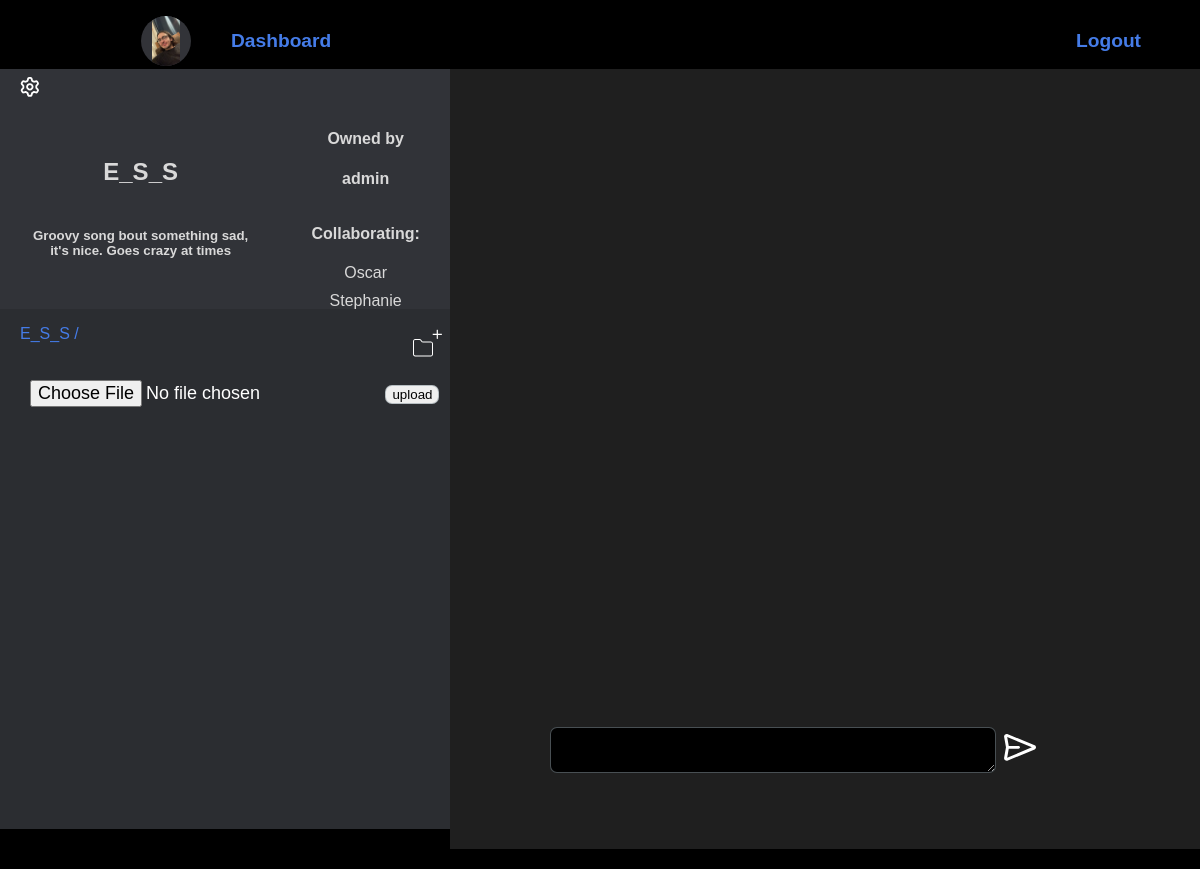
The page /repository/40 (signed in) on the database as committed earlier.
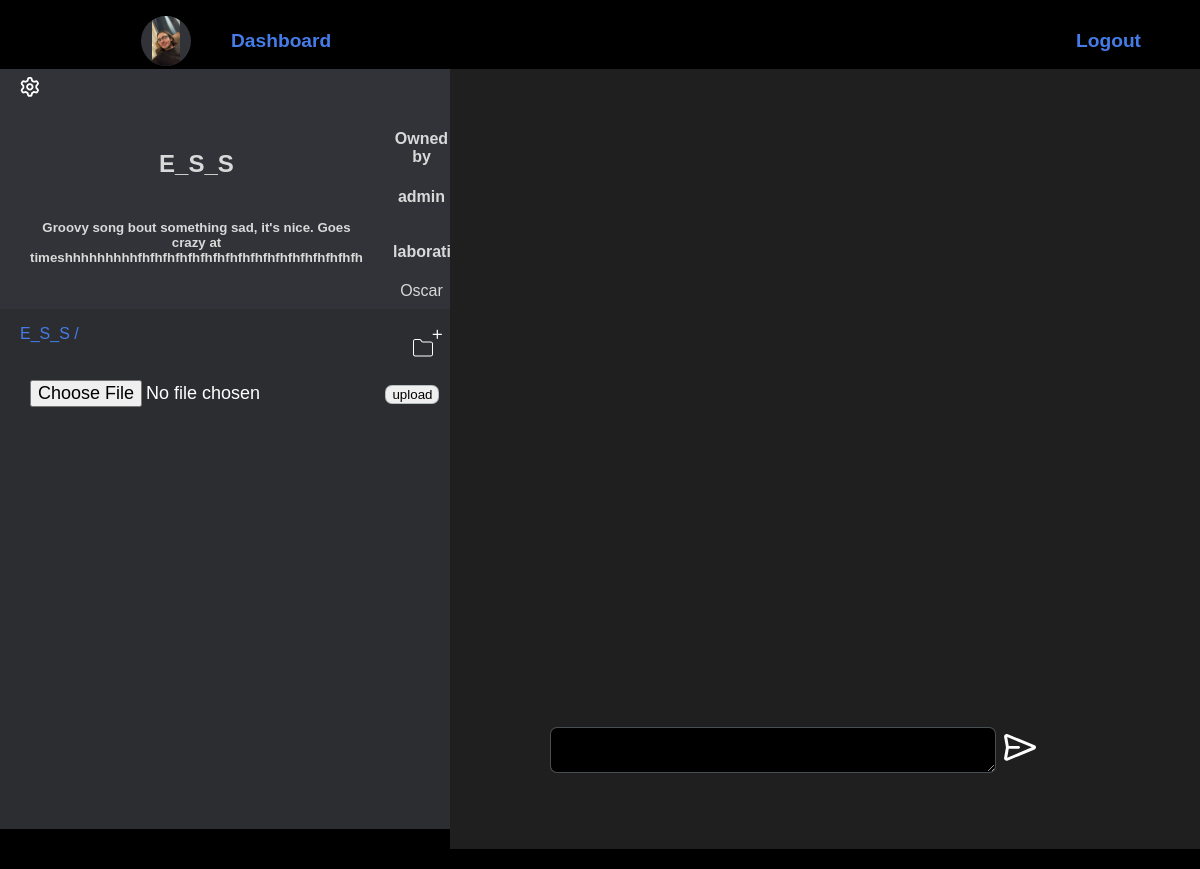
The same page on the database as committed later.
### palinodes/models.py (models this page shows, shortened)
class Directory(models.Model):
    name = models.CharField(max_length=50)
    description = models.TextField(max_length=300, blank=True, null=True)
    created = models.DateTimeField(auto_now_add=True)
    owner = models.ForeignKey(User, on_delete=models.CASCADE, related_name="directories")
    collaborators = models.ManyToManyField(User, blank=True, related_name="collaborating")
    parent = models.ForeignKey("self", blank=True, null=True, on_delete=models.CASCADE, related_name="subdirectories")

class User(AbstractUser):
    pass

### palinodes/views.py (the view, shortened to what this page needs)
# urls.py: path("repository/<int:repository_id>", views.repository_view, name="repository"),
@login_required
def repository_view(request, repository_id):
    repository = Directory.objects.get(id=repository_id)
    notifications = repository.notifications.all()
    for notification in notifications:
        if request.user in notification.recipients.all():
            notification.recipients.remove(request.user)
        if not notification.recipients.exists():
            notification.delete()
    allowed = request.user in repository.collaborators.all() or request.user == repository.owner
    if allowed:
        return render(request, "palinodes/repository.html", {
            "repository": repository, "repository_form": RepositoryForm()
        })
    else:
        return HttpResponseRedirect(reverse("dashboard"))

### palinodes/forms.py
class RepositoryForm(ModelForm):
    class Meta:
        model = Directory
        fields = ["name", "description", "collaborators"]

### palinodes/templates/palinodes/repository.html (shortened to what this page needs)
{% extends 'palinodes/layout.html' %}
{% load static %}
{% block navbar %}
<li id="dash-btn">
    {% if user.profile.avatar %}
    <img class="avatar-sm" src={{user.profile.avatar.url}}>
    {% else %}
    <img style="background-color: black;" class="avatar-sm" src='/media/Default-Profile-Picture.png' >
    {% endif %}
    <a href={% url 'dashboard' %}>Dashboard</a></li>
{% endblock navbar %}
{% block body %}
    <div id="repository-container">
        <div id="repository-details" data-name="{{repository.name}}" data-description="{{repository.description}}" data-collaborators="{{repository.collaborators}}">
            <div class="clickable" id="repository-settings">
                <a href={% url 'settings' repository.pk %}>
                </a>
            </div>
            <div id="repository-details-details">
                <h2>{{repository.name}}</h2>
                <h5>{{repository.description}}</h3>
            </div>
            <div id="repository-details-collaborators">
                <div>
                    <h4>Owned by</h4>
                    <h4>{{repository.owner.username}}</h4>
                </div>
                <div>
                    <div id="collaborators-header">
                        <p><strong>Collaborating:</strong></p>
                    </div>
                    {% for collaborator in repository.collaborators.all %}
                    <div class="collaborator-container">
                        <p>{{collaborator.username}}</p>
                    </div>
                    {% endfor %}
                </div>
            </div>
        </div>
        <div id="repository-contents">
            <div id="repository-contents-topbar">
                <div id="current-path">
                    <p>{{repository.name}} /</p>
                </div>
                <button id="new-directory" class="clickable">
                </button>
            </div>
            <form id="file-form">
                <input id="file-input" class="clickable bordered" type="file">
                <input class="clickable bordered" type="submit" value="upload">
            </form>
        </div>
        <div id="soundwave"></div>
        <div id="chat-container">
            <div id="chat">
            </div>
            <form id="new-comment">
                <textarea class="bordered" type="text" name="comment" id="comment-input"></textarea>
                <button type="submit">
                </button>
            </form>
        </div>
    </div>
{% endblock %}

Rows that differ between the two databases and show on the page:
no longer on this page (row edited): User: username "Stephanie"
changed Directory "E_S_S": description "Groovy song bout something sad, it's nice. Goes crazy at times" → "Groovy song bout something sad, it's nice. Goes crazy at timeshhhhhhhhhfhfhfhfhfhfhfhfhfhfhfhfhfhfhfhfhfhfh"
